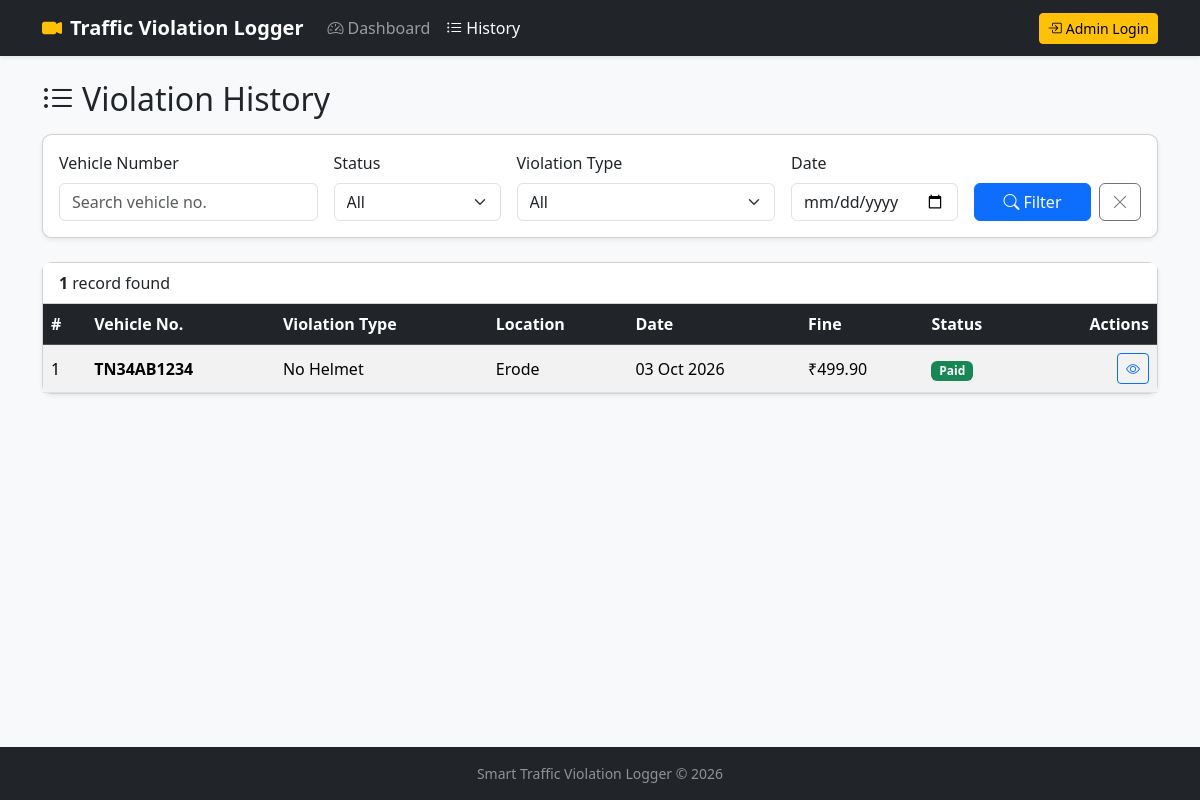
The app's page /history with its own data.
### models.py (models this page shows, shortened)
class Violation(db.Model):
    __tablename__ = "violation"
    id = db.Column(db.Integer, primary_key=True)
    vehicle_number = db.Column(db.String(20), nullable=False, index=True)
    violation_type = db.Column(db.String(100), nullable=False)
    location = db.Column(db.String(200), nullable=False)
    violation_date = db.Column(db.Date, nullable=False)
    fine_amount = db.Column(db.Float, nullable=False)
    status = db.Column(db.String(10), nullable=False, default="Unpaid")
    qr_code_path = db.Column(db.String(200))
    created_at = db.Column(db.DateTime, nullable=False, default=utc_now)
    public_token = db.Column(db.String(32), unique=True, nullable=False)

### app.py (the view)
@app.route("/history")
def history():
    q = request.args.get("q", "").strip()
    status = request.args.get("status", "").strip()
    vtype = request.args.get("violation_type", "").strip()
    date_str = request.args.get("date", "").strip()
    query = Violation.query
    if q:
        term = q.upper().replace(" ", "")
        query = query.filter(Violation.vehicle_number.ilike(f"%{term}%"))
    if status in ("Paid", "Unpaid"):
        query = query.filter(Violation.status == status)
    if vtype:
        query = query.filter(Violation.violation_type == vtype)
    if date_str:
        try:
            d = datetime.strptime(date_str, "%Y-%m-%d").date()
            query = query.filter(Violation.violation_date == d)
        except ValueError:
            flash("Invalid date filter ignored.", "warning")
    violations = query.order_by(
        Violation.violation_date.desc(), Violation.id.desc()
    ).all()
    return render_template(
        "history.html",
        violations=violations,
        q=q,
        status=status,
        vtype=vtype,
        date_str=date_str,
    )

### app.py (called while the page is built)
@app.context_processor
def inject_globals():
    return {
        "violation_types": VIOLATION_TYPES,
        "today": date.today().isoformat(),
    }

### templates/history.html (shortened to what this page needs)
{% extends "base.html" %}
{% block content %}
<div class="d-flex flex-wrap justify-content-between align-items-center mb-3">
    <h2 class="mb-0"><i class="bi bi-list-ul me-2"></i>Violation History</h2>
</div>
<div class="card shadow-sm mb-4">
    <div class="card-body">
        <form method="get" class="row g-3 align-items-end">
            <div class="col-md-6 col-lg-3">
                <label for="q" class="form-label">Vehicle Number</label>
                <input type="text" class="form-control" id="q" name="q" value="{{ q }}" placeholder="Search vehicle no.">
            </div>
            <div class="col-md-6 col-lg-2">
                <label for="status" class="form-label">Status</label>
                <select class="form-select" id="status" name="status">
                    <option value="">All</option>
                </select>
            </div>
            <div class="col-md-6 col-lg-3">
                <label for="violation_type" class="form-label">Violation Type</label>
                <select class="form-select" id="violation_type" name="violation_type">
                    <option value="">All</option>
                </select>
            </div>
            <div class="col-md-6 col-lg-2">
                <label for="date" class="form-label">Date</label>
                <input type="date" class="form-control" id="date" name="date" value="{{ date_str }}">
            </div>
            <div class="col-lg-2 d-flex gap-2">
                <button type="submit" class="btn btn-primary flex-grow-1"><i class="bi bi-search me-1"></i>Filter</button>
                <a href="{{ url_for('history') }}" class="btn btn-outline-secondary" title="Reset"><i class="bi bi-x-lg"></i></a>
            </div>
        </form>
    </div>
</div>
<div class="card shadow-sm">
    <div class="card-header bg-white">
        <strong>{{ violations|length }}</strong> record{{ '' if violations|length == 1 else 's' }} found
    </div>
    <div class="table-responsive">
        <table class="table table-striped table-hover align-middle mb-0">
            <thead class="table-dark">
                <tr>
                    <th>#</th>
                    <th>Vehicle No.</th>
                    <th>Violation Type</th>
                    <th>Location</th>
                    <th>Date</th>
                    <th>Fine</th>
                    <th>Status</th>
                    <th class="text-end">Actions</th>
                </tr>
            </thead>
            <tbody>
            {% for v in violations %}
                <tr>
                    <td>{{ v.id }}</td>
                    <td class="fw-semibold">{{ v.vehicle_number }}</td>
                    <td>{{ v.violation_type }}</td>
                    <td>{{ v.location }}</td>
                    <td>{{ v.violation_date.strftime('%d %b %Y') }}</td>
                    <td>&#8377;{{ "{:,.2f}".format(v.fine_amount) }}</td>
                    <td>
                        <span class="badge {{ 'bg-success' if v.status == 'Paid' else 'bg-danger' }}">{{ v.status }}</span>
                    </td>
                    <td class="text-end text-nowrap">
                        <a href="{{ url_for('details', violation_id=v.id) }}" class="btn btn-sm btn-outline-primary" title="View">
                            <i class="bi bi-eye"></i>
                        </a>
                    </td>
                </tr>
            {% else %}
                <tr><td colspan="8" class="text-center text-muted py-4">No records match your search.</td></tr>
            {% endfor %}
            </tbody>
        </table>
    </div>
</div>
{% endblock %}

### static/css/style.css (style rules this page uses)
body { font-family: "Segoe UI", system-ui, -apple-system, Roboto, "Helvetica Neue", Arial, sans-serif; }
.table > :not(caption) > * > * { vertical-align: middle; }
.card { border-radius: 0.6rem; }

### records on screen
Violation: id "1", vehicle_number "TN34AB1234", violation_type "No Helmet", location "Erode", violation_date "03 Oct 2026", fine_amount "499.90", status "Paid"

### other values on screen
{{ violations|length }} "1"
